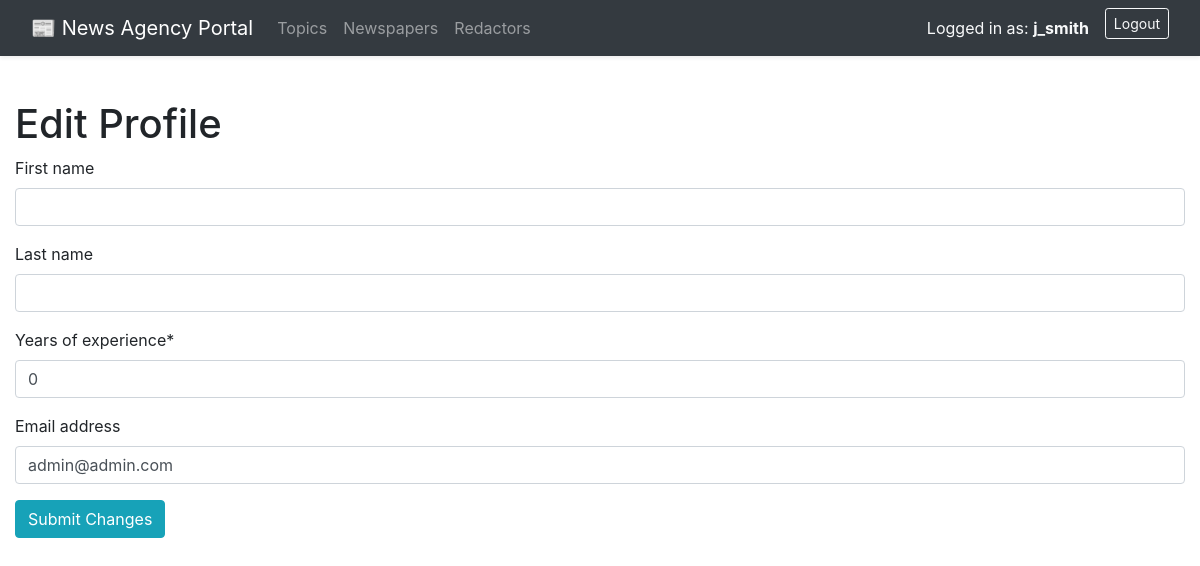
Screenshot of /redactors/1/update/ (signed in) with the database file from the repository.
### agency/models.py (models this page shows, shortened)
class Redactor(AbstractUser):
    years_of_experience = models.IntegerField(default=0)
    class Meta:
        verbose_name = "redactor"
        verbose_name_plural = "redactors"

### agency/views.py (the view)
# urls.py: path("redactors/<int:pk>/update/", RedactorUpdateView.as_view(), name="redactor-update"),
class RedactorUpdateView(LoginRequiredMixin, generic.UpdateView):
    model = Redactor
    fields = ("first_name", "last_name", "years_of_experience", "email")
    success_url = reverse_lazy("agency:redactor-list")

### templates/agency/redactor_form.html (shortened to what this page needs)
{% extends "base.html" %}
{% load crispy_forms_filters %}
{% block content %}
  <h1>{{ object|yesno:"Edit Profile,Register New Redactor" }}</h1>
  <form action="" method="post" novalidate>
    {{ form|crispy }}
    <button type="submit" class="btn btn-info">Submit Changes</button>
  </form>
{% endblock %}

### templates/base.html (shortened to what this page needs)
<!DOCTYPE html>
<html lang="en">
<head>
  <link rel="stylesheet" href="https://cdn.jsdelivr.net/npm/bootstrap@4.6.2/dist/css/bootstrap.min.css">
</head>
<body>
<nav class="navbar navbar-expand-lg navbar-dark bg-dark mb-4 shadow-sm">
  <div class="container-fluid">
    <a class="navbar-brand" href="{% url 'agency:index' %}">📰 News Agency Portal</a>
    <div class="collapse navbar-collapse" id="navbarNav">
      <ul class="navbar-nav mr-auto">
        <li class="nav-item"><a class="nav-link" href="{% url 'agency:topic-list' %}">Topics</a></li>
        <li class="nav-item"><a class="nav-link" href="{% url 'agency:newspaper-list' %}">Newspapers</a></li>
        <li class="nav-item"><a class="nav-link" href="{% url 'agency:redactor-list' %}">Redactors</a></li>
      </ul>
      <ul class="navbar-nav ml-auto">
        {% if user.is_authenticated %}
          <li class="nav-item">
            <span class="nav-link text-light">
              Logged in as: <strong>{{ user.username }}</strong>
            </span>
          </li>
          <li class="nav-item">
            <form action="{% url 'logout' %}" method="post" class="form-inline ml-2">
              <button type="submit" class="btn btn-outline-light btn-sm">Logout</button>
            </form>
          </li>
        {% else %}
          <li class="nav-item">
            <a class="btn btn-outline-light btn-sm" href="{% url 'login' %}">Login</a>
          </li>
        {% endif %}
      </ul>
    </div>
  </div>
</nav>
<div class="container-fluid">
  <div class="row">
    <div class="{% if user.is_staff %}col-md-9 col-lg-10{% else %}col-12{% endif %} main-content">
      {% block content %}{% endblock %}
    </div>
  </div>
</div>
</body>
</html>

### templates/base.html (style rules this page uses)
.main-content { transition: all 0.3s ease; padding-top: 20px; }

### rows the page displays
Redactor: username "j_smith"
Redactor: years_of_experience "0", email "admin@admin.com"

### other values shown
{{ object|yesno:"Edit Profile,Register New Redactor" }} "Edit Profile"
